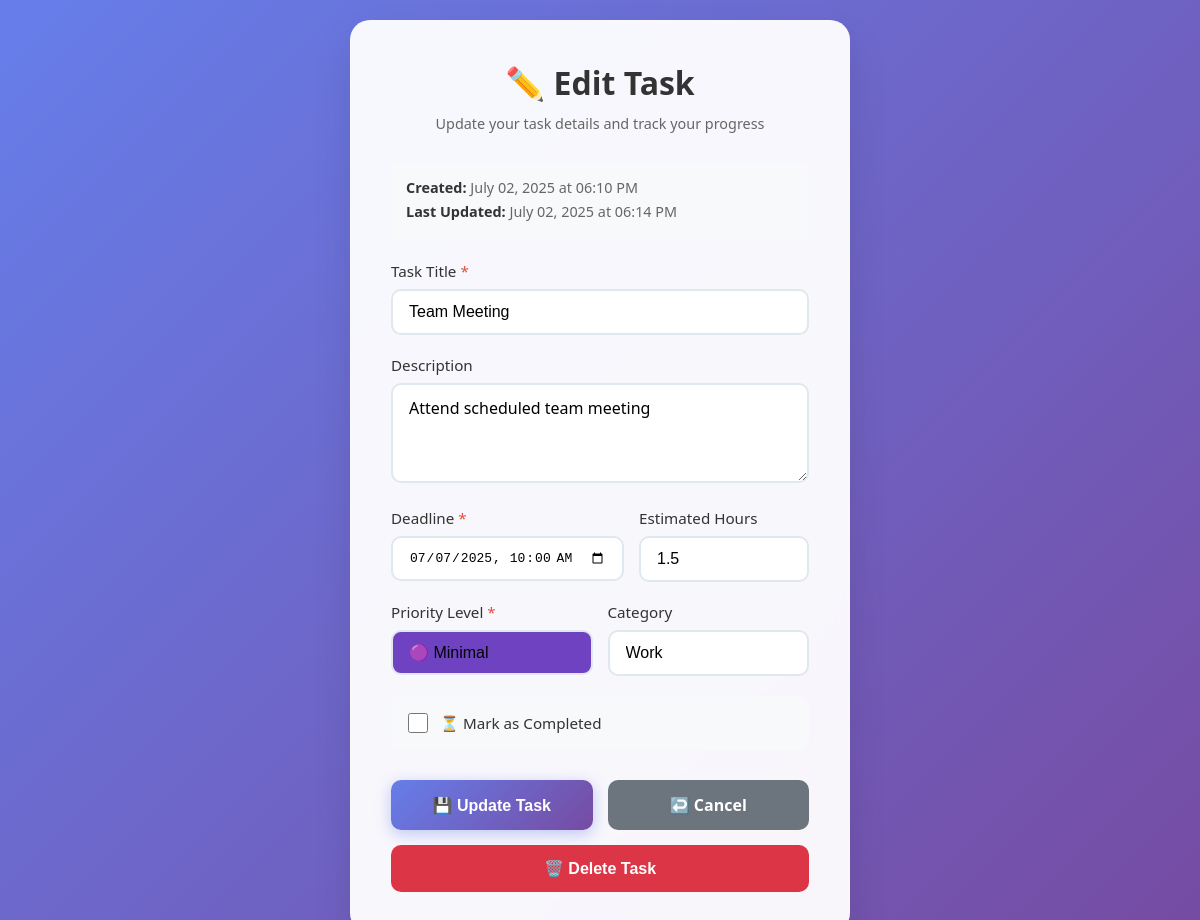
Screenshot of /tasks/1/edit (signed in) with the database file from the repository.
### app/models.py (models this page shows)
class Task(db.Model):
    id = db.Column(db.Integer, primary_key=True)
    title = db.Column(db.String(200), nullable=False)
    description = db.Column(db.Text)
    deadline = db.Column(db.DateTime, nullable=False)
    priority = db.Column(db.Integer, default=3)  # 1-5
    category = db.Column(db.String(100))
    estimated_hours = db.Column(db.Float)
    completed = db.Column(db.Boolean, default=False)
    completed_at = db.Column(db.DateTime)
    created_at = db.Column(db.DateTime, default=datetime.utcnow)
    updated_at = db.Column(db.DateTime, default=datetime.utcnow, onupdate=datetime.utcnow)
    user_id = db.Column(db.Integer, db.ForeignKey('user.id'), nullable=False)
    smart_score = db.Column(db.Float, default=0)  # For AI scoring, not required but can be useful

### app/routes.py (the view, shortened to what this page needs)
@main.route('/tasks/<int:id>/edit', methods=['GET', 'POST'])
@login_required
def edit_task(id):
    task = Task.query.get_or_404(id)
    if task.user_id != current_user.id:
        flash('You can only edit your own tasks.', 'error')
        return redirect(url_for('main.tasks'))
    return render_template('edit_task.html', task=task)

### app/routes.py (called while the page is built)
@login_manager.user_loader
def load_user(user_id):
    return User.query.get(int(user_id))

### app/templates/edit_task.html (shortened to what this page needs)
<!DOCTYPE html>
<html lang="en">
<head>
</head>
<body>
    <div class="form-container">
        <div class="form-header">
            <h2>✏️ Edit Task</h2>
            <p>Update your task details and track your progress</p>
        </div>
        <div class="task-stats">
            <div><strong>Created:</strong> {{ task.created_at.strftime('%B %d, %Y at %I:%M %p') }}</div>
            <div><strong>Last Updated:</strong> {{ task.updated_at.strftime('%B %d, %Y at %I:%M %p') if task.updated_at else 'Never' }}</div>
        </div>
        <form method="POST" id="editTaskForm">
            <div class="form-group">
                <label for="title">Task Title <span class="required">*</span></label>
                <input type="text" id="title" name="title" value="{{ task.title }}" required placeholder="Enter task title...">
            </div>
            <div class="form-group">
                <label for="description">Description</label>
                <textarea id="description" name="description" placeholder="Add task description...">{{ task.description or '' }}</textarea>
            </div>
            <div class="form-row">
                <div class="form-group">
                    <label for="deadline">Deadline <span class="required">*</span></label>
                    <input type="datetime-local" id="deadline" name="deadline"
                           value="{{ task.deadline.strftime('%Y-%m-%dT%H:%M') }}" required>
                </div>
                <div class="form-group">
                    <label for="estimated_hours">Estimated Hours</label>
                    <input type="number" id="estimated_hours" name="estimated_hours"
                           value="{{ task.estimated_hours or '' }}"
                           step="0.5" min="0" max="999" placeholder="e.g., 2.5">
                </div>
            </div>
            <div class="form-row">
                <div class="form-group">
                    <label for="priority">Priority Level <span class="required">*</span></label>
                    <select id="priority" name="priority" class="priority-select" required>
                        {% for i in range(1, 6) %}
                            <option value="{{ i }}" {% if task.priority == i %}selected{% endif %}>
                                {% if i == 1 %}🔴 Critical
                                {% elif i == 2 %}🟠 High
                                {% elif i == 3 %}🟡 Medium
                                {% elif i == 4 %}🟢 Low
                                {% else %}🟣 Minimal
                                {% endif %}
                            </option>
                        {% endfor %}
                    </select>
                </div>
                <div class="form-group">
                    <label for="category">Category</label>
                    <input type="text" id="category" name="category"
                           value="{{ task.category or '' }}"
                           placeholder="e.g., Work, Personal, Study">
                </div>
            </div>
            <div class="form-group">
                <div class="checkbox-group">
                    <input type="checkbox" id="completed" name="completed"
                           {% if task.completed %}checked{% endif %}>
                    <label for="completed">
                        {% if task.completed %}
                            ✅ Task Completed
                        {% else %}
                            ⏳ Mark as Completed
                        {% endif %}
                    </label>
                </div>
            </div>
            <div class="form-actions">
                <button type="submit" class="btn btn-primary">
                    💾 Update Task
                </button>
                <a href="{{ url_for('main.tasks') }}" class="btn btn-secondary">
                    ↩️ Cancel
                </a>
            </div>
        </form>
        <form method="POST" action="{{ url_for('main.delete_task', id=task.id) }}"
              onsubmit="return confirm('Are you sure you want to delete this task? This action cannot be undone.')">
            <button type="submit" class="btn btn-danger">
                🗑️ Delete Task
            </button>
        </form>
    </div>
</body>
</html>

### app/templates/edit_task.html (style rules this page uses)
* { margin: 0; padding: 0; box-sizing: border-box; }
body { font-family: 'Segoe UI', Tahoma, Geneva, Verdana, sans-serif; background: linear-gradient(135deg, #667eea 0%, #764ba2 100%); min-height: 100vh; display: flex; justify-content: center; align-items: center; padding: 20px; }
.form-container { background: rgba(255, 255, 255, 0.95); backdrop-filter: blur(10px); padding: 40px; border-radius: 20px; box-shadow: 0 20px 40px rgba(0, 0, 0, 0.1); width: 100%; max-width: 500px; animation: slideUp 0.8s ease-out; border: 1px solid rgba(255, 255, 255, 0.2); }
.form-header { text-align: center; margin-bottom: 30px; }
.form-header h2 { color: #333; font-size: 2em; font-weight: 600; margin-bottom: 10px; }
.form-header p { color: #666; font-size: 0.9em; }
.form-group { margin-bottom: 20px; }
.form-group label { display: block; margin-bottom: 8px; color: #333; font-weight: 500; font-size: 0.95em; }
.required { color: #e74c3c; }
input[type="text"], input[type="datetime-local"], input[type="number"], textarea, select { width: 100%; padding: 12px 16px; border: 2px solid #e1e8ed; border-radius: 10px; font-size: 1em; transition: all 0.3s ease; background: white; }
textarea { resize: vertical; min-height: 100px; font-family: inherit; }
.priority-select { background-position: right 12px center; background-repeat: no-repeat; background-size: 16px; appearance: none; }
.checkbox-group { display: flex; align-items: center; padding: 15px; background: #f8f9fa; border-radius: 10px; border: 2px solid transparent; transition: all 0.3s ease; cursor: pointer; }
.checkbox-group input[type="checkbox"] { width: 20px; height: 20px; margin-right: 12px; cursor: pointer; accent-color: #667eea; }
.checkbox-group label { margin: 0; cursor: pointer; flex: 1; font-weight: 500; }
.form-actions { display: flex; gap: 15px; margin-top: 30px; }
.btn { flex: 1; padding: 14px 20px; border: none; border-radius: 10px; font-size: 1em; font-weight: 600; cursor: pointer; transition: all 0.3s ease; text-decoration: none; text-align: center; display: inline-flex; align-items: center; justify-content: center; gap: 8px; }
.btn-primary { background: linear-gradient(135deg, #667eea 0%, #764ba2 100%); color: white; box-shadow: 0 4px 15px rgba(102, 126, 234, 0.4); }
.btn-secondary { background: #6c757d; color: white; }
.btn-danger { background: #dc3545; color: white; width: 100%; margin-top: 15px; }
.form-row { display: grid; grid-template-columns: 1fr 1fr; gap: 15px; }
.priority-5 { background: #6f42c1; }
.task-stats { background: #f8f9fa; padding: 15px; border-radius: 10px; margin-bottom: 20px; font-size: 0.9em; color: #666; }
.task-stats div { margin-bottom: 5px; }
.task-stats strong { color: #333; }

### rows the page displays
Task: created_at "July 02, 2025 at 06:10 PM", updated_at "July 02, 2025 at 06:14 PM", title "Team Meeting", description "Attend scheduled team meeting", deadline "07/07/2025 10:00", estimated_hours "1.5", priority "🟣 Minimal", category "Work"
